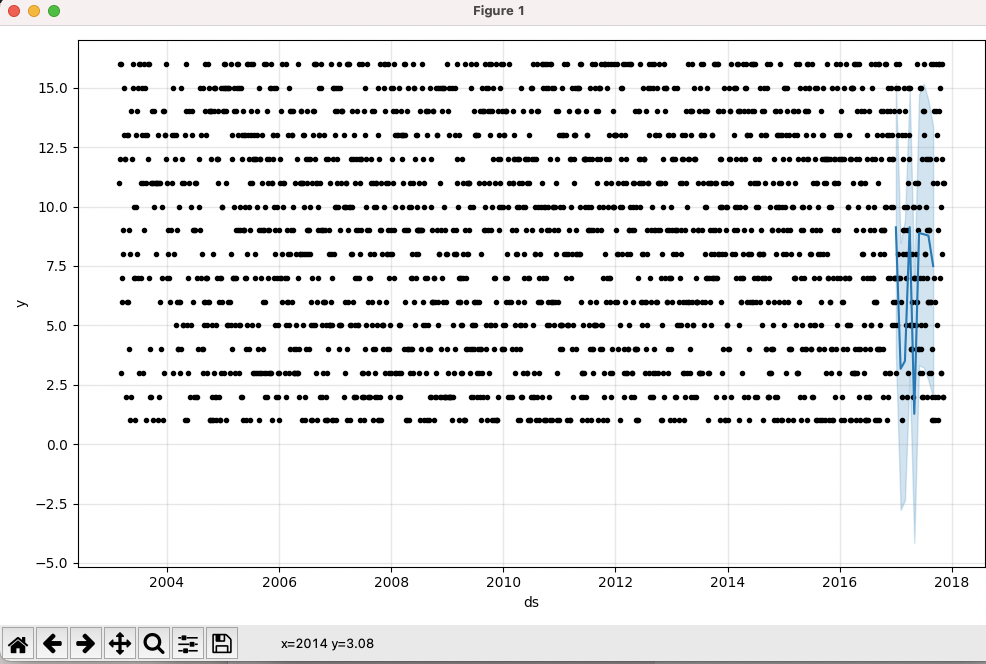

Write Python code to recreate this figure.

# check prophet version
import fbprophet
# from matplotlib import pyplot
from pandas import to_datetime
from pandas import DataFrame
from matplotlib import pyplot
from pandas import Series
from fbprophet import Prophet
# print version number
import fbprophet
# print version number
print('Prophet %s' % fbprophet.__version__)


from pandas import read_csv
# load data
path = './03001-17132.csv'

# header_list = ["ds", "rball1"]
header_list = ["ds", "blue_ball"]
df = read_csv(path, header=None,sep=',', delimiter=None, names=header_list,usecols = [1,8])
#smaller test dataset

subdf = df.iloc[0:100]

print(subdf.shape)
print(df.iloc[0:1])


print(subdf.shape)
print(subdf)

# df.plot(style='k.')
# py plot.show()
# summarize shape
print(df.shape)
# print(df.iloc[:1])
# print(df.iloc[:2])

# print(df[0]);
# df.columns = ['ds', 'y']
# show first few rows
print(df.head())
# df = read_csv(path, header=0)
# plot the time series
# df.plot()
# pyplot.show()



# prepare expected column names
df.columns = ['ds', 'y']
df['ds']= to_datetime(df['ds'])
# define the model
model = Prophet()
# fit the model
model.fit(df)

# define the period for which we want a prediction
future = list()
for i in range(1, 10):
	date = '2017/%02d' % i
	future.append([date])
future = DataFrame(future)
future.columns = ['ds']
future['ds']= to_datetime(future['ds'])
# use the model to make a forecast
forecast = model.predict(future)

# summarize the forecast
print(forecast[['ds', 'yhat', 'yhat_lower', 'yhat_upper']].head())
# plot forecast
model.plot(forecast)
pyplot.show()
